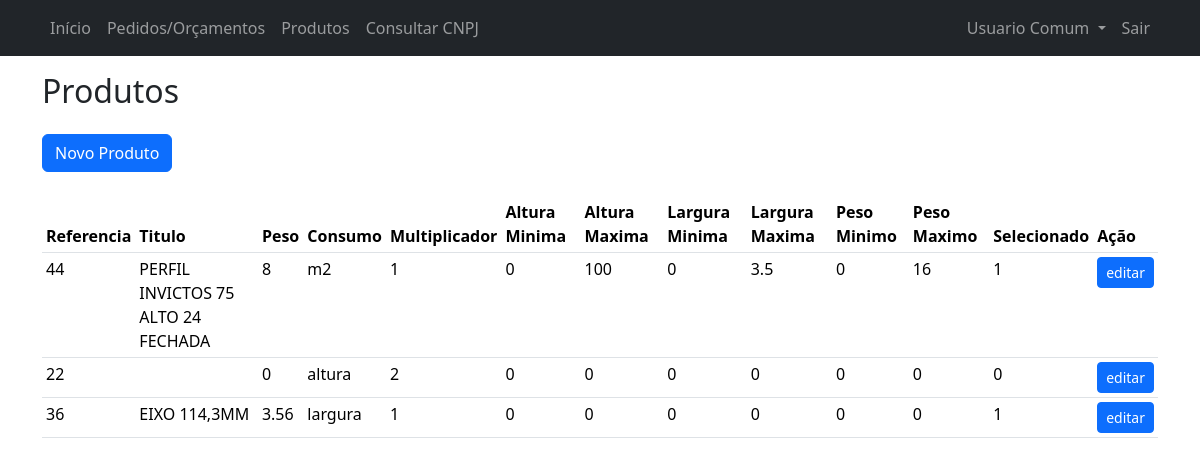
Screenshot of /produtos.php (signed in) with the database file from the repository.
### tables this page shows
CREATE TABLE `produtos` (
  `id` int NOT NULL,
  `codigo` varchar(64) NOT NULL,
  `titulo` varchar(256) DEFAULT NULL,
  `peso` float DEFAULT NULL,
  `consumo` varchar(64) DEFAULT NULL,
  `multiplicador` float DEFAULT NULL,
  `altura_minima` float DEFAULT NULL,
  `altura_maxima` float DEFAULT NULL,
  `largura_minima` float DEFAULT NULL,
  `largura_maxima` float DEFAULT NULL,
  `peso_minimo` float DEFAULT NULL,
  `peso_maximo` float DEFAULT NULL,
  `selecionado` tinyint(1) DEFAULT NULL,
  `deleted` tinyint(1) DEFAULT NULL,
  `created_by` int DEFAULT NULL,
  `created_at` datetime DEFAULT NULL,
  `updated_by` int DEFAULT NULL,
  `updated_at` datetime DEFAULT NULL,
  `deleted_by` int DEFAULT NULL,
  `deleted_at` datetime DEFAULT NULL
);

### produtos.php (the view, shortened to what this page needs)
<!DOCTYPE html>
<html lang="pt-br">
<head>
    <?php require('partials/head.php'); ?>
</head>
<body>
    <?php
        require('partials/navbar.php');
    ?>
    <div class="container my-3">
        <h2>Produtos</h2>
    </div>
    <div class="container mt-4">
        <a href="novo_produto.php" class="btn btn-primary" role="button">Novo Produto</a>
    </div>
    <div class="container mt-4">
        <table class="table table-hover table-sm">
            <thead>
                <tr>
                    <th>Referencia</th>
                    <th>Titulo</th>
                    <th>Peso</th>
                    <th>Consumo</th>
                    <th>Multiplicador</th>
                    <th>Altura Minima</th>
                    <th>Altura Maxima</th>
                    <th>Largura Minima</th>
                    <th>Largura Maxima</th>
                    <th>Peso Minimo</th>
                    <th>Peso Maximo</th>
                    <th>Selecionado</th>
                    <th>Ação</th>
                </tr>
            </thead>
            <tbody>
                <?php
                    require('config/connection.php');
                    $sql = "SELECT `id`,`codigo`,`titulo`,`peso`,`consumo`,`multiplicador`,`altura_minima`,`altura_maxima`,`largura_minima`,`largura_maxima`,`peso_minimo`,`peso_maximo`,`selecionado`
                            FROM `produtos`
                            WHERE `deleted` = :deleted";
                    $stmt = $pdo->prepare($sql);
                    $stmt->bindValue(':deleted', 0);
                    $stmt->execute();
                    $resultado = $stmt->fetchAll(PDO::FETCH_ASSOC);
                    foreach($resultado as $row){
                        $id = isset($row['id'])?$row['id']:"";
                        $codigo = isset($row['codigo'])?$row['codigo']:"";
                        $titulo = isset($row['titulo'])?$row['titulo']:"";
                        $peso = isset($row['peso'])?$row['peso']:"";
                        $consumo = isset($row['consumo'])?$row['consumo']:"";
                        $multiplicador = isset($row['multiplicador'])?$row['multiplicador']:"";
                        $alturaMinima = isset($row['altura_minima'])?$row['altura_minima']:"";
                        $alturaMaxima = isset($row['altura_maxima'])?$row['altura_maxima']:"";
                        $larguraMinima = isset($row['largura_minima'])?$row['largura_minima']:"";
                        $larguraMaxima = isset($row['largura_maxima'])?$row['largura_maxima']:"";
                        $pesoMinimo = isset($row['peso_minimo'])?$row['peso_minimo']:"";
                        $pesoMaximo = isset($row['peso_maximo'])?$row['peso_maximo']:"";
                        $selecionado = isset($row['selecionado'])?$row['selecionado']:"";
                    echo "<tr>";
                    echo "    <td>$codigo</td>";
                    echo "    <td>$titulo</td>";
                    echo "    <td>$peso</td>";
                    echo "    <td>$consumo</td>";
                    echo "    <td>$multiplicador</td>";
                    echo "    <td>$alturaMinima</td>";
                    echo "    <td>$alturaMaxima</td>";
                    echo "    <td>$larguraMinima</td>";
                    echo "    <td>$larguraMaxima</td>";
                    echo "    <td>$pesoMinimo</td>";
                    echo "    <td>$pesoMaximo</td>";
                    echo "    <td>$selecionado</td>";
                    echo "    <td><a class=\"btn btn-primary btn-sm\" href=\"editar_produto.php?produto_id=$id\">editar</a></td>";
                    echo "</tr>";
                    }
                ?>
            </tbody>
        </table>
    </div>
</body>
</html>

### rows the page displays
produtos: codigo "44", titulo "PERFIL INVICTOS 75 ALTO 24 FECHADA", peso "8", consumo "m2", multiplicador "1", altura_minima "0", altura_maxima "100", largura_minima "0", largura_maxima "3.5", peso_minimo "0", peso_maximo "16", selecionado "1"
produtos: codigo "22", peso "0", consumo "altura", multiplicador "2", altura_minima "0", altura_maxima "0", largura_minima "0", largura_maxima "0", peso_minimo "0", peso_maximo "0", selecionado "0"
produtos: codigo "36", titulo "EIXO 114,3MM", peso "3.56", consumo "largura", multiplicador "1", altura_minima "0", altura_maxima "0", largura_minima "0", largura_maxima "0", peso_minimo "0", peso_maximo "0", selecionado "1"

### other values shown
$_SESSION['loggedUserName'] "Usuario Comum"
